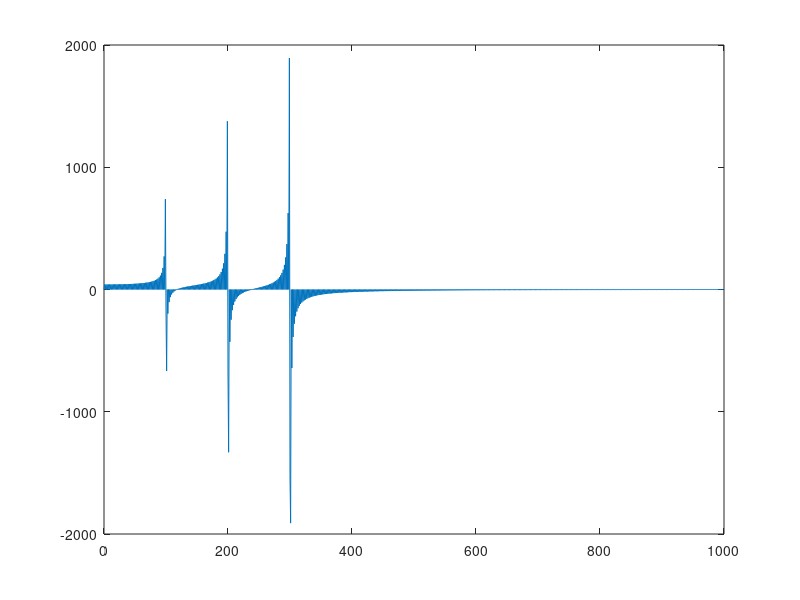
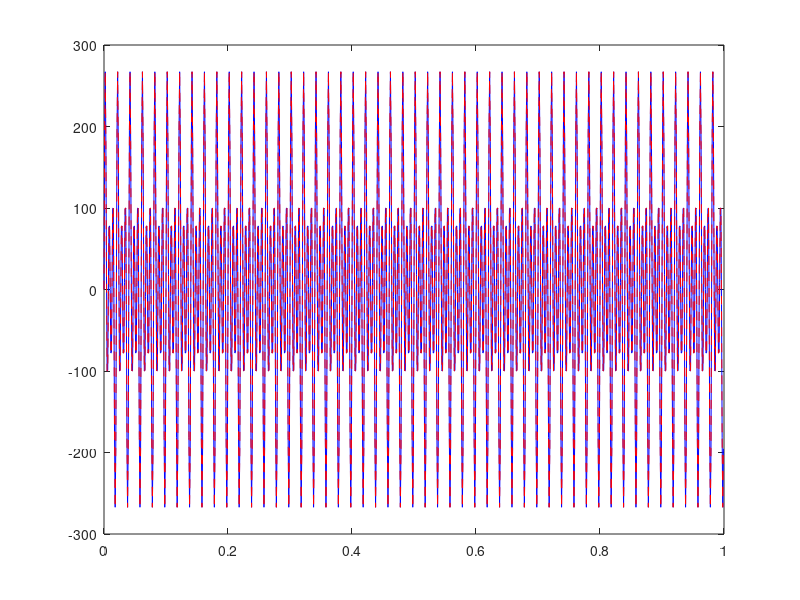
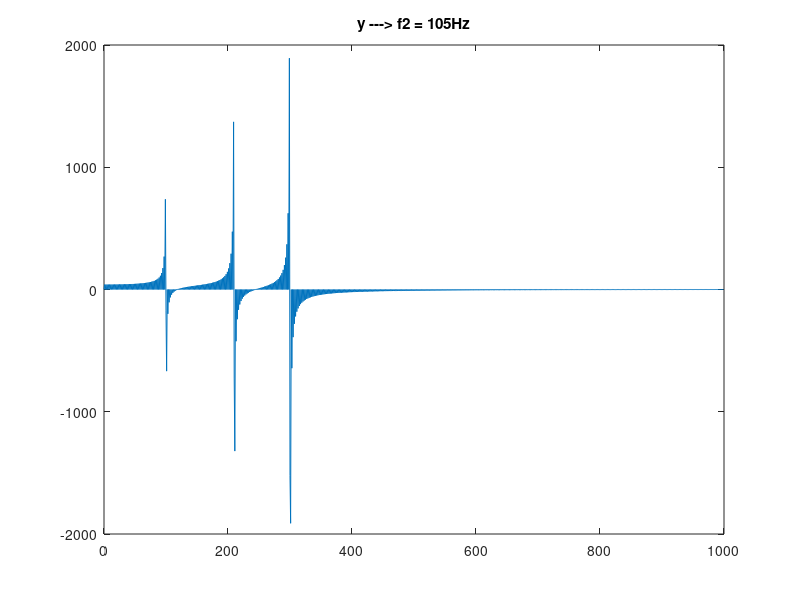
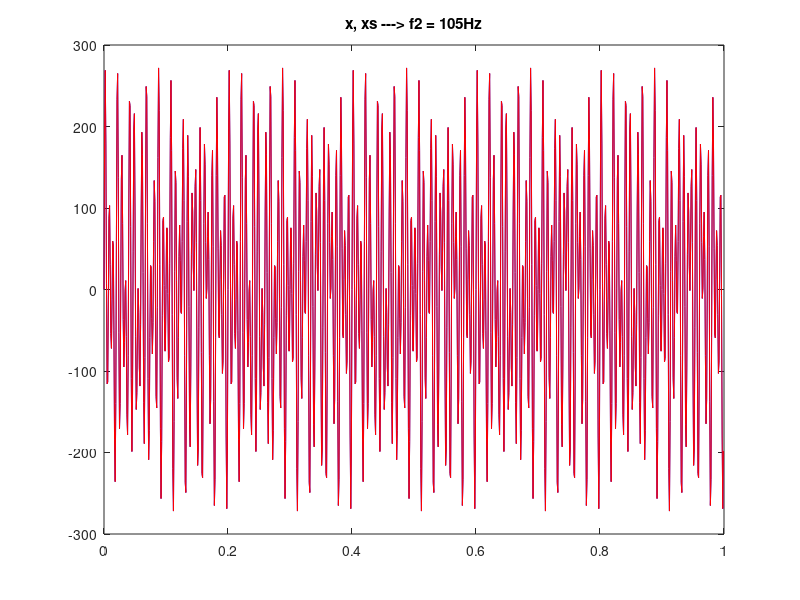

Here is the MATLAB script that generated these plots, in order:
clear all;
close all;
N = 1000;
k = 0:N-1;
n = 0:N-1;
fs = 1000;
t = 0:1/1000:1-1/1000;
f1 = 50;
f2 = 100;
f3 = 150;
A1 = 50;
A2 = 100;
A3 = 150;
x = A1*sin(2*pi*f1*t)+A2*sin(2*pi*f2*t)+A3*sin(2*pi*f3*t);
A = zeros(N, N);
for k = 0:N-1
    if k == 0
        wk = sqrt(1/N);     % Wartość sk dla k = 0
    else
        wk = sqrt(2/N)*cos(pi*k/N*(n+0.5));     % Wartość sk dla k != 0
    end
  
    A(k+1, :) = wk;
end
S = A';
counter = 1;
for i = 1:N
    plot(1:N, A(i, :), "b-");
    hold on
    plot(1:N, S(:, i), "r--");
    title(counter);
    counter = counter + 1;
    %pause()
    clf;
end

y = A*x';
figure;
f=(0:N-1)*fs/N;
plot(f, y)
xs = S*y;
figure
plot(t, x, "b-")
hold on
plot(t, xs, "r--")
f4 = 105;
x2 = A1*sin(2*pi*f1*t)+A2*sin(2*pi*f4*t)+A3*sin(2*pi*f3*t);
y2 = A*x2';
xs2 = S*y2;
figure;
plot(f, y2);
title("y ---> f2 = 105Hz")

figure
plot(t, x2, "b-")
hold on
plot(t, xs2, "r-")
title("x, xs ---> f2 = 105Hz")

x3 = A1*sin(2*pi*52.5*t)+A2*sin(2*pi*102.5*t)+A3*sin(2*pi*152.5*t);
y3 = A*x3';
xs3 = S*y3;

figure;
plot(f, y3);
title("y ---> f1,f2,f3 + 2.5Hz")

figure
plot(t, x3, "b-")
hold on
plot(t, xs3, "r-")
title("x, xs ---> f1,f2,f3 + 2.5Hz")